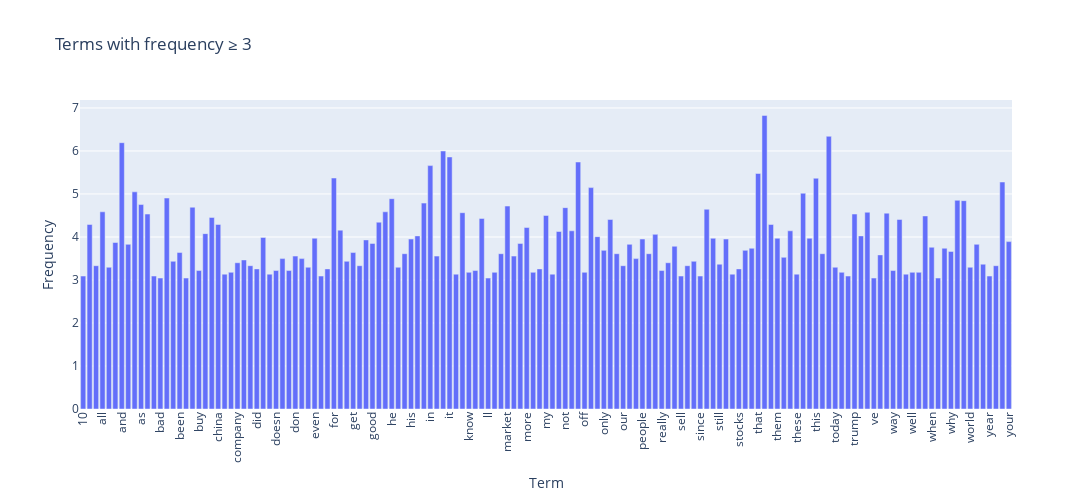
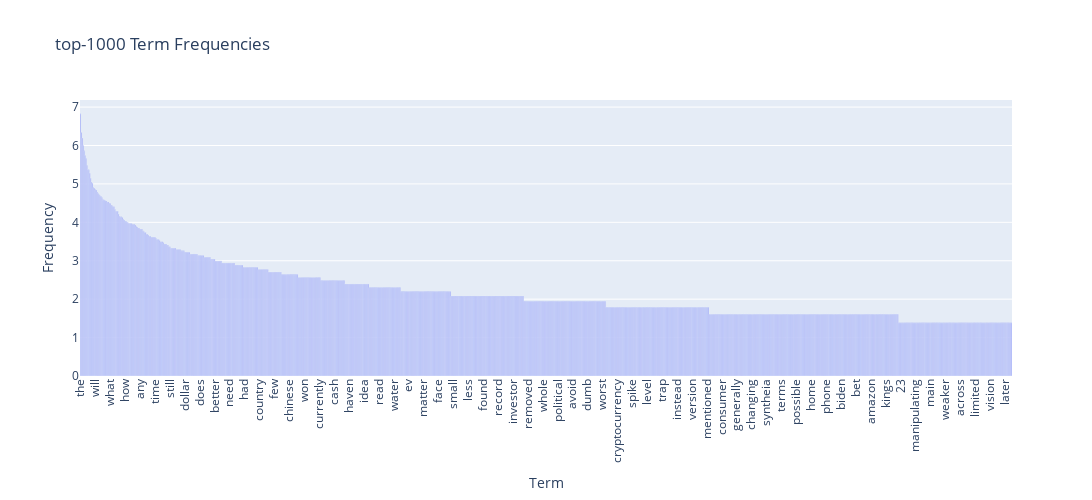

Source (notebook cell) for these figures, in order:
### Code cell
# Answer here
df = pd.DataFrame({
    "term": count_vect.get_feature_names_out(),
    "frequency": term_frequencies_log
})

# threshold
threshold = 3
df_filtered = df[df["frequency"] >= threshold]

fig = px.bar(df_filtered,
             x="term", y="frequency",
             title=f"Terms with frequency ≥ {threshold}",
             labels={"term": "Term", "frequency": "Frequency"})

fig.update_layout(
    xaxis_tickangle=-90,
    width=1200,
    height=500
)

fig.show()

# Answer here
terms = count_vect.get_feature_names_out()
term_frequencies_log = np.log1p(term_frequencies)
sorted_idx = term_frequencies_log.argsort()[::-1]
sorted_terms = terms[sorted_idx]
sorted_freqs = term_frequencies_log[sorted_idx]
# print(sorted_terms[:20])
# print(sorted_freqs[:20])

df = pd.DataFrame({
    "term": sorted_terms[:1000],
    "frequency": sorted_freqs[:1000]
})

fig = px.bar(df, x="term", y="frequency",
             title="top-1000 Term Frequencies",
             labels={"term": "Term", "frequency": "Frequency"})

fig.update_layout(
    xaxis_tickangle=-90,
    width=1400,
    height=500
)

fig.show()

### Figure 1 — Plotly figure (JSON) as saved in the notebook; plotly's stock layout.template omitted (floating-point values rounded to 4 significant figures; data arrays with more than 128 entries replaced by an {"elided": "..."} marker saying what was removed)
{"data": [{"hovertemplate": "Term=%{x}<br>Frequency=%{y}<extra></extra>", "legendgroup": "", "marker": {"color": "#636efa", "pattern": {"shape": ""}}, "name": "", "orientation": "v", "showlegend": false, "textposition": "auto", "type": "bar", "x": {"elided": "145 str values"}, "xaxis": "x", "y": {"elided": "145 float values"}, "yaxis": "y"}], "layout": {"barmode": "relative", "height": 500, "legend": {"tracegroupgap": 0}, "title": {"text": "Terms with frequency ≥ 3"}, "width": 1200, "xaxis": {"anchor": "y", "domain": [0, 1], "tickangle": -90, "title": {"text": "Term"}}, "yaxis": {"anchor": "x", "domain": [0, 1], "title": {"text": "Frequency"}}}}

### Figure 2 — Plotly figure (JSON) as saved in the notebook; plotly's stock layout.template omitted (floating-point values rounded to 4 significant figures; data arrays with more than 128 entries replaced by an {"elided": "..."} marker saying what was removed)
{"data": [{"hovertemplate": "Term=%{x}<br>Frequency=%{y}<extra></extra>", "legendgroup": "", "marker": {"color": "#636efa", "pattern": {"shape": ""}}, "name": "", "orientation": "v", "showlegend": false, "textposition": "auto", "type": "bar", "x": {"elided": "1000 str values"}, "xaxis": "x", "y": {"elided": "1000 float values"}, "yaxis": "y"}], "layout": {"barmode": "relative", "height": 500, "legend": {"tracegroupgap": 0}, "title": {"text": "top-1000 Term Frequencies"}, "width": 1400, "xaxis": {"anchor": "y", "domain": [0, 1], "tickangle": -90, "title": {"text": "Term"}}, "yaxis": {"anchor": "x", "domain": [0, 1], "title": {"text": "Frequency"}}}}
